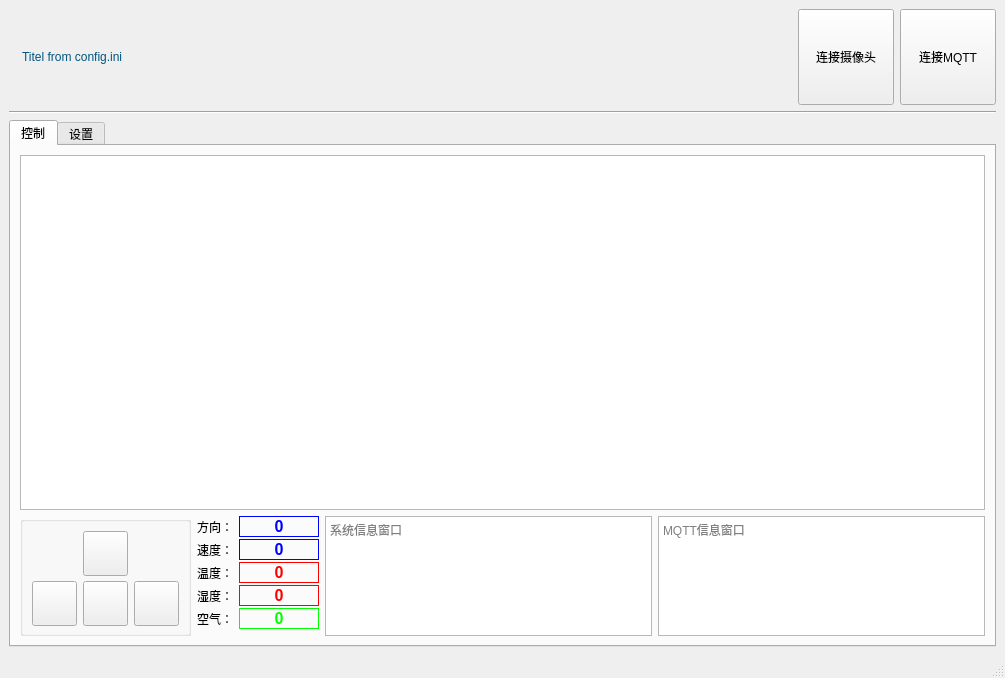
<?xml version="1.0" encoding="UTF-8"?>
<ui version="4.0">
 <class>MainWindow</class>
 <widget class="QMainWindow" name="MainWindow">
  <property name="geometry">
   <rect>
    <x>0</x>
    <y>0</y>
    <width>1005</width>
    <height>678</height>
   </rect>
  </property>
  <property name="windowTitle">
   <string>Car Demo</string>
  </property>
  <property name="windowIcon">
   <iconset resource="res.qrc">
    <normaloff>:/images/logo-ico.png</normaloff>:/images/logo-ico.png</iconset>
  </property>
  <widget class="QWidget" name="centralwidget">
   <layout class="QVBoxLayout" name="verticalLayout">
    <item>
     <layout class="QHBoxLayout" name="horizontalLayout_5">
      <item>
       <widget class="QLabel" name="label_12">
        <property name="maximumSize">
         <size>
          <width>100</width>
          <height>100</height>
         </size>
        </property>
        <property name="text">
         <string/>
        </property>
        <property name="pixmap">
         <pixmap resource="res.qrc">:/images/logo.jpg</pixmap>
        </property>
        <property name="scaledContents">
         <bool>true</bool>
        </property>
       </widget>
      </item>
      <item>
       <widget class="QLabel" name="label_logo">
        <property name="styleSheet">
         <string notr="true">color: rgb(0, 85, 127);
font: 700 24pt &quot;微软雅黑&quot;;</string>
        </property>
        <property name="text">
         <string>&lt;html&gt;&lt;head/&gt;&lt;body&gt;&lt;p&gt;Titel from config.ini&lt;/p&gt;&lt;/body&gt;&lt;/html&gt;</string>
        </property>
       </widget>
      </item>
      <item>
       <spacer name="horizontalSpacer_5">
        <property name="orientation">
         <enum>Qt::Horizontal</enum>
        </property>
        <property name="sizeHint" stdset="0">
         <size>
          <width>40</width>
          <height>20</height>
         </size>
        </property>
       </spacer>
      </item>
      <item>
       <widget class="QToolButton" name="btn_dvr_connect">
        <property name="minimumSize">
         <size>
          <width>96</width>
          <height>96</height>
         </size>
        </property>
        <property name="text">
         <string>连接摄像头</string>
        </property>
        <property name="icon">
         <iconset resource="res.qrc">
          <normaloff>:/images/dvr4.svg</normaloff>:/images/dvr4.svg</iconset>
        </property>
        <property name="iconSize">
         <size>
          <width>48</width>
          <height>48</height>
         </size>
        </property>
        <property name="toolButtonStyle">
         <enum>Qt::ToolButtonTextUnderIcon</enum>
        </property>
       </widget>
      </item>
      <item>
       <widget class="QToolButton" name="btn_mqttt_connect">
        <property name="minimumSize">
         <size>
          <width>96</width>
          <height>96</height>
         </size>
        </property>
        <property name="text">
         <string>连接MQTT</string>
        </property>
        <property name="icon">
         <iconset resource="res.qrc">
          <normaloff>:/images/icon_MQTT.svg</normaloff>:/images/icon_MQTT.svg</iconset>
        </property>
        <property name="iconSize">
         <size>
          <width>48</width>
          <height>48</height>
         </size>
        </property>
        <property name="toolButtonStyle">
         <enum>Qt::ToolButtonTextUnderIcon</enum>
        </property>
       </widget>
      </item>
     </layout>
    </item>
    <item>
     <widget class="Line" name="line">
      <property name="orientation">
       <enum>Qt::Horizontal</enum>
      </property>
     </widget>
    </item>
    <item>
     <widget class="QTabWidget" name="tabWidget">
      <property name="currentIndex">
       <number>0</number>
      </property>
      <widget class="QWidget" name="tab_view">
       <attribute name="title">
        <string>控制</string>
       </attribute>
       <layout class="QVBoxLayout" name="verticalLayout_5">
        <item>
         <widget class="QGraphicsView" name="graphicsView">
          <property name="minimumSize">
           <size>
            <width>0</width>
            <height>0</height>
           </size>
          </property>
         </widget>
        </item>
        <item>
         <layout class="QHBoxLayout" name="horizontalLayout">
          <item>
           <widget class="QGroupBox" name="groupBox">
            <property name="minimumSize">
             <size>
              <width>151</width>
              <height>120</height>
             </size>
            </property>
            <property name="maximumSize">
             <size>
              <width>176</width>
              <height>120</height>
             </size>
            </property>
            <property name="title">
             <string/>
            </property>
            <layout class="QGridLayout" name="gridLayout">
             <item row="0" column="1">
              <widget class="QPushButton" name="btn_up">
               <property name="minimumSize">
                <size>
                 <width>45</width>
                 <height>45</height>
                </size>
               </property>
               <property name="maximumSize">
                <size>
                 <width>45</width>
                 <height>45</height>
                </size>
               </property>
               <property name="text">
                <string/>
               </property>
               <property name="icon">
                <iconset resource="res.qrc">
                 <normaloff>:/images/up.svg</normaloff>:/images/up.svg</iconset>
               </property>
               <property name="iconSize">
                <size>
                 <width>32</width>
                 <height>32</height>
                </size>
               </property>
              </widget>
             </item>
             <item row="1" column="0">
              <widget class="QPushButton" name="btn_left">
               <property name="minimumSize">
                <size>
                 <width>45</width>
                 <height>45</height>
                </size>
               </property>
               <property name="maximumSize">
                <size>
                 <width>45</width>
                 <height>45</height>
                </size>
               </property>
               <property name="text">
                <string/>
               </property>
               <property name="icon">
                <iconset resource="res.qrc">
                 <normaloff>:/images/left.svg</normaloff>:/images/left.svg</iconset>
               </property>
               <property name="iconSize">
                <size>
                 <width>32</width>
                 <height>32</height>
                </size>
               </property>
              </widget>
             </item>
             <item row="1" column="2">
              <widget class="QPushButton" name="btn_right">
               <property name="minimumSize">
                <size>
                 <width>45</width>
                 <height>45</height>
                </size>
               </property>
               <property name="maximumSize">
                <size>
                 <width>45</width>
                 <height>45</height>
                </size>
               </property>
               <property name="text">
                <string/>
               </property>
               <property name="icon">
                <iconset resource="res.qrc">
                 <normaloff>:/images/right.svg</normaloff>:/images/right.svg</iconset>
               </property>
               <property name="iconSize">
                <size>
                 <width>32</width>
                 <height>32</height>
                </size>
               </property>
              </widget>
             </item>
             <item row="1" column="1">
              <widget class="QPushButton" name="btn_down">
               <property name="minimumSize">
                <size>
                 <width>45</width>
                 <height>45</height>
                </size>
               </property>
               <property name="maximumSize">
                <size>
                 <width>45</width>
                 <height>45</height>
                </size>
               </property>
               <property name="text">
                <string/>
               </property>
               <property name="icon">
                <iconset resource="res.qrc">
                 <normaloff>:/images/down.svg</normaloff>:/images/down.svg</iconset>
               </property>
               <property name="iconSize">
                <size>
                 <width>32</width>
                 <height>32</height>
                </size>
               </property>
              </widget>
             </item>
            </layout>
           </widget>
          </item>
          <item>
           <layout class="QFormLayout" name="formLayout_3">
            <property name="verticalSpacing">
             <number>2</number>
            </property>
            <item row="0" column="0">
             <widget class="QLabel" name="label_9">
              <property name="text">
               <string>方向：</string>
              </property>
             </widget>
            </item>
            <item row="0" column="1">
             <widget class="QLabel" name="label_direction">
              <property name="minimumSize">
               <size>
                <width>80</width>
                <height>0</height>
               </size>
              </property>
              <property name="font">
               <font>
                <pointsize>12</pointsize>
                <bold>true</bold>
               </font>
              </property>
              <property name="styleSheet">
               <string notr="true">color: rgb(0, 0, 255);</string>
              </property>
              <property name="frameShape">
               <enum>QFrame::Box</enum>
              </property>
              <property name="text">
               <string>0</string>
              </property>
              <property name="alignment">
               <set>Qt::AlignCenter</set>
              </property>
             </widget>
            </item>
            <item row="1" column="0">
             <widget class="QLabel" name="label_11">
              <property name="text">
               <string>速度：</string>
              </property>
             </widget>
            </item>
            <item row="1" column="1">
             <widget class="QLabel" name="label_speed">
              <property name="minimumSize">
               <size>
                <width>80</width>
                <height>0</height>
               </size>
              </property>
              <property name="font">
               <font>
                <pointsize>12</pointsize>
                <bold>true</bold>
               </font>
              </property>
              <property name="styleSheet">
               <string notr="true">color: rgb(0, 0, 255);</string>
              </property>
              <property name="frameShape">
               <enum>QFrame::Box</enum>
              </property>
              <property name="text">
               <string>0</string>
              </property>
              <property name="alignment">
               <set>Qt::AlignCenter</set>
              </property>
             </widget>
            </item>
            <item row="2" column="0">
             <widget class="QLabel" name="label_18">
              <property name="text">
               <string>温度：</string>
              </property>
             </widget>
            </item>
            <item row="2" column="1">
             <widget class="QLabel" name="label_temperature">
              <property name="font">
               <font>
                <pointsize>12</pointsize>
                <bold>true</bold>
               </font>
              </property>
              <property name="styleSheet">
               <string notr="true">color: rgb(255, 0, 0);</string>
              </property>
              <property name="frameShape">
               <enum>QFrame::Box</enum>
              </property>
              <property name="text">
               <string>0</string>
              </property>
              <property name="alignment">
               <set>Qt::AlignCenter</set>
              </property>
             </widget>
            </item>
            <item row="3" column="0">
             <widget class="QLabel" name="label_19">
              <property name="text">
               <string>湿度：</string>
              </property>
             </widget>
            </item>
            <item row="3" column="1">
             <widget class="QLabel" name="label_humidity">
              <property name="font">
               <font>
                <pointsize>12</pointsize>
                <bold>true</bold>
               </font>
              </property>
              <property name="styleSheet">
               <string notr="true">color: rgb(255, 0, 0);</string>
              </property>
              <property name="frameShape">
               <enum>QFrame::Box</enum>
              </property>
              <property name="text">
               <string>0</string>
              </property>
              <property name="alignment">
               <set>Qt::AlignCenter</set>
              </property>
             </widget>
            </item>
            <item row="4" column="0">
             <widget class="QLabel" name="label_13">
              <property name="text">
               <string>空气：</string>
              </property>
             </widget>
            </item>
            <item row="4" column="1">
             <widget class="QLabel" name="label_pm">
              <property name="font">
               <font>
                <pointsize>12</pointsize>
                <bold>true</bold>
               </font>
              </property>
              <property name="styleSheet">
               <string notr="true">color: rgb(0, 255, 0);</string>
              </property>
              <property name="frameShape">
               <enum>QFrame::Box</enum>
              </property>
              <property name="text">
               <string>0</string>
              </property>
              <property name="alignment">
               <set>Qt::AlignCenter</set>
              </property>
             </widget>
            </item>
           </layout>
          </item>
          <item>
           <widget class="QTextEdit" name="edit_log">
            <property name="minimumSize">
             <size>
              <width>0</width>
              <height>120</height>
             </size>
            </property>
            <property name="maximumSize">
             <size>
              <width>16777215</width>
              <height>120</height>
             </size>
            </property>
            <property name="readOnly">
             <bool>true</bool>
            </property>
            <property name="placeholderText">
             <string>系统信息窗口</string>
            </property>
           </widget>
          </item>
          <item>
           <widget class="QTextEdit" name="edit_mqtt">
            <property name="maximumSize">
             <size>
              <width>16777215</width>
              <height>120</height>
             </size>
            </property>
            <property name="readOnly">
             <bool>true</bool>
            </property>
            <property name="placeholderText">
             <string>MQTT信息窗口</string>
            </property>
           </widget>
          </item>
         </layout>
        </item>
       </layout>
      </widget>
      <widget class="QWidget" name="tab_set">
       <attribute name="title">
        <string>设置</string>
       </attribute>
       <layout class="QHBoxLayout" name="horizontalLayout_2">
        <item>
         <widget class="QGroupBox" name="groupBox_2">
          <property name="title">
           <string>MQTT：</string>
          </property>
          <layout class="QVBoxLayout" name="verticalLayout_2">
           <item>
            <layout class="QFormLayout" name="formLayout">
             <item row="0" column="0">
              <widget class="QLabel" name="label">
               <property name="text">
                <string>IP 地址：</string>
               </property>
              </widget>
             </item>
             <item row="0" column="1">
              <widget class="QLineEdit" name="edit_mqtt_host"/>
             </item>
             <item row="1" column="0">
              <widget class="QLabel" name="label_2">
               <property name="text">
                <string>端口号：</string>
               </property>
              </widget>
             </item>
             <item row="1" column="1">
              <widget class="QLineEdit" name="edit_mqtt_post">
               <property name="text">
                <string>1883</string>
               </property>
              </widget>
             </item>
             <item row="2" column="0">
              <widget class="QLabel" name="label_7">
               <property name="text">
                <string>用户名：</string>
               </property>
              </widget>
             </item>
             <item row="2" column="1">
              <widget class="QLineEdit" name="edit_mqtt_user">
               <property name="text">
                <string>user</string>
               </property>
              </widget>
             </item>
             <item row="3" column="0">
              <widget class="QLabel" name="label_8">
               <property name="text">
                <string>密码：</string>
               </property>
              </widget>
             </item>
             <item row="3" column="1">
              <widget class="QLineEdit" name="edit_mqtt_password">
               <property name="text">
                <string>12345</string>
               </property>
               <property name="echoMode">
                <enum>QLineEdit::Password</enum>
               </property>
              </widget>
             </item>
            </layout>
           </item>
           <item>
            <layout class="QHBoxLayout" name="horizontalLayout_4">
             <item>
              <spacer name="horizontalSpacer">
               <property name="orientation">
                <enum>Qt::Horizontal</enum>
               </property>
               <property name="sizeHint" stdset="0">
                <size>
                 <width>40</width>
                 <height>20</height>
                </size>
               </property>
              </spacer>
             </item>
             <item>
              <widget class="QPushButton" name="btn_mqtt_save">
               <property name="minimumSize">
                <size>
                 <width>0</width>
                 <height>30</height>
                </size>
               </property>
               <property name="text">
                <string>保存</string>
               </property>
              </widget>
             </item>
             <item>
              <spacer name="horizontalSpacer_2">
               <property name="orientation">
                <enum>Qt::Horizontal</enum>
               </property>
               <property name="sizeHint" stdset="0">
                <size>
                 <width>40</width>
                 <height>20</height>
                </size>
               </property>
              </spacer>
             </item>
            </layout>
           </item>
           <item>
            <widget class="QLabel" name="label_10">
             <property name="text">
              <string>&lt;html&gt;&lt;head/&gt;&lt;body&gt;&lt;p&gt;&lt;span style=&quot; font-weight:700;&quot;&gt;MQTT通讯参数：&lt;/span&gt;&lt;/p&gt;&lt;p&gt;  TOPIC：“&lt;span style=&quot; color:#0055ff;&quot;&gt;car/control&lt;/span&gt;”&lt;/p&gt;&lt;p&gt;  数据格式：“&lt;span style=&quot; color:#0055ff;&quot;&gt;速度,方向&lt;/span&gt;”，如&amp;quot;2,10&amp;quot;&lt;/p&gt;&lt;p&gt;  速度：&lt;span style=&quot; color:#ff0000;&quot;&gt;2-前进，1-停止，0-倒车&lt;/span&gt;&lt;/p&gt;&lt;p&gt;  方向：&lt;span style=&quot; color:#ff0000;&quot;&gt;0~180，要与舵机角度一至&lt;/span&gt;&lt;/p&gt;&lt;/body&gt;&lt;/html&gt;</string>
             </property>
            </widget>
           </item>
           <item>
            <spacer name="verticalSpacer">
             <property name="orientation">
              <enum>Qt::Vertical</enum>
             </property>
             <property name="sizeHint" stdset="0">
              <size>
               <width>20</width>
               <height>396</height>
              </size>
             </property>
            </spacer>
           </item>
          </layout>
         </widget>
        </item>
        <item>
         <widget class="QGroupBox" name="groupBox_3">
          <property name="title">
           <string>摄像头：</string>
          </property>
          <layout class="QVBoxLayout" name="verticalLayout_3">
           <item>
            <layout class="QFormLayout" name="formLayout_2">
             <item row="0" column="0">
              <widget class="QLabel" name="label_3">
               <property name="text">
                <string>IP 地址：</string>
               </property>
              </widget>
             </item>
             <item row="0" column="1">
              <widget class="QLineEdit" name="edit_dvr_host"/>
             </item>
             <item row="1" column="0">
              <widget class="QLabel" name="label_4">
               <property name="text">
                <string>端口号：</string>
               </property>
              </widget>
             </item>
             <item row="1" column="1">
              <widget class="QLineEdit" name="edit_dvr_post">
               <property name="text">
                <string>8000</string>
               </property>
              </widget>
             </item>
             <item row="2" column="0">
              <widget class="QLabel" name="label_5">
               <property name="text">
                <string>用户名：</string>
               </property>
              </widget>
             </item>
             <item row="2" column="1">
              <widget class="QLineEdit" name="edit_dvr_user">
               <property name="text">
                <string>admin</string>
               </property>
              </widget>
             </item>
             <item row="3" column="0">
              <widget class="QLabel" name="label_6">
               <property name="text">
                <string>密码：</string>
               </property>
              </widget>
             </item>
             <item row="3" column="1">
              <widget class="QLineEdit" name="edit_dvr_password">
               <property name="text">
                <string>12345</string>
               </property>
               <property name="echoMode">
                <enum>QLineEdit::Password</enum>
               </property>
              </widget>
             </item>
            </layout>
           </item>
           <item>
            <layout class="QHBoxLayout" name="horizontalLayout_3">
             <item>
              <spacer name="horizontalSpacer_3">
               <property name="orientation">
                <enum>Qt::Horizontal</enum>
               </property>
               <property name="sizeHint" stdset="0">
                <size>
                 <width>40</width>
                 <height>20</height>
                </size>
               </property>
              </spacer>
             </item>
             <item>
              <widget class="QPushButton" name="btn_dvr_save">
               <property name="minimumSize">
                <size>
                 <width>0</width>
                 <height>30</height>
                </size>
               </property>
               <property name="text">
                <string>保存</string>
               </property>
              </widget>
             </item>
             <item>
              <spacer name="horizontalSpacer_4">
               <property name="orientation">
                <enum>Qt::Horizontal</enum>
               </property>
               <property name="sizeHint" stdset="0">
                <size>
                 <width>40</width>
                 <height>20</height>
                </size>
               </property>
              </spacer>
             </item>
            </layout>
           </item>
           <item>
            <spacer name="verticalSpacer_2">
             <property name="orientation">
              <enum>Qt::Vertical</enum>
             </property>
             <property name="sizeHint" stdset="0">
              <size>
               <width>20</width>
               <height>342</height>
              </size>
             </property>
            </spacer>
           </item>
          </layout>
         </widget>
        </item>
        <item>
         <widget class="QGroupBox" name="groupBox_4">
          <property name="title">
           <string>其他：</string>
          </property>
          <layout class="QVBoxLayout" name="verticalLayout_4">
           <item>
            <layout class="QFormLayout" name="formLayout_4">
             <item row="0" column="0">
              <widget class="QLabel" name="label_14">
               <property name="text">
                <string>标题设置：</string>
               </property>
              </widget>
             </item>
             <item row="0" column="1">
              <widget class="QLineEdit" name="edit_title"/>
             </item>
             <item row="1" column="0">
              <widget class="QLabel" name="label_15">
               <property name="text">
                <string>最小转向角度：</string>
               </property>
              </widget>
             </item>
             <item row="1" column="1">
              <widget class="QSpinBox" name="spinbox_min_direction"/>
             </item>
             <item row="2" column="0">
              <widget class="QLabel" name="label_16">
               <property name="text">
                <string>最大转向角度：</string>
               </property>
              </widget>
             </item>
             <item row="2" column="1">
              <widget class="QSpinBox" name="spinbox_max_direction">
               <property name="maximum">
                <number>180</number>
               </property>
               <property name="value">
                <number>180</number>
               </property>
              </widget>
             </item>
             <item row="3" column="0">
              <widget class="QLabel" name="label_17">
               <property name="text">
                <string>角度步长：</string>
               </property>
              </widget>
             </item>
             <item row="3" column="1">
              <widget class="QSpinBox" name="spinbox_step_direction">
               <property name="minimum">
                <number>1</number>
               </property>
               <property name="value">
                <number>5</number>
               </property>
              </widget>
             </item>
            </layout>
           </item>
           <item>
            <layout class="QHBoxLayout" name="horizontalLayout_7">
             <item>
              <spacer name="horizontalSpacer_6">
               <property name="orientation">
                <enum>Qt::Horizontal</enum>
               </property>
               <property name="sizeHint" stdset="0">
                <size>
                 <width>28</width>
                 <height>28</height>
                </size>
               </property>
              </spacer>
             </item>
             <item>
              <widget class="QPushButton" name="btn_other">
               <property name="minimumSize">
                <size>
                 <width>0</width>
                 <height>30</height>
                </size>
               </property>
               <property name="text">
                <string>保存</string>
               </property>
              </widget>
             </item>
             <item>
              <spacer name="horizontalSpacer_7">
               <property name="orientation">
                <enum>Qt::Horizontal</enum>
               </property>
               <property name="sizeHint" stdset="0">
                <size>
                 <width>40</width>
                 <height>20</height>
                </size>
               </property>
              </spacer>
             </item>
            </layout>
           </item>
           <item>
            <spacer name="verticalSpacer_3">
             <property name="orientation">
              <enum>Qt::Vertical</enum>
             </property>
             <property name="sizeHint" stdset="0">
              <size>
               <width>20</width>
               <height>351</height>
              </size>
             </property>
            </spacer>
           </item>
          </layout>
         </widget>
        </item>
       </layout>
      </widget>
     </widget>
    </item>
   </layout>
  </widget>
  <widget class="QMenuBar" name="menubar">
   <property name="geometry">
    <rect>
     <x>0</x>
     <y>0</y>
     <width>1005</width>
     <height>21</height>
    </rect>
   </property>
  </widget>
  <widget class="QStatusBar" name="statusbar"/>
 </widget>
 <resources>
  <include location="res.qrc"/>
 </resources>
 <connections/>
</ui>
